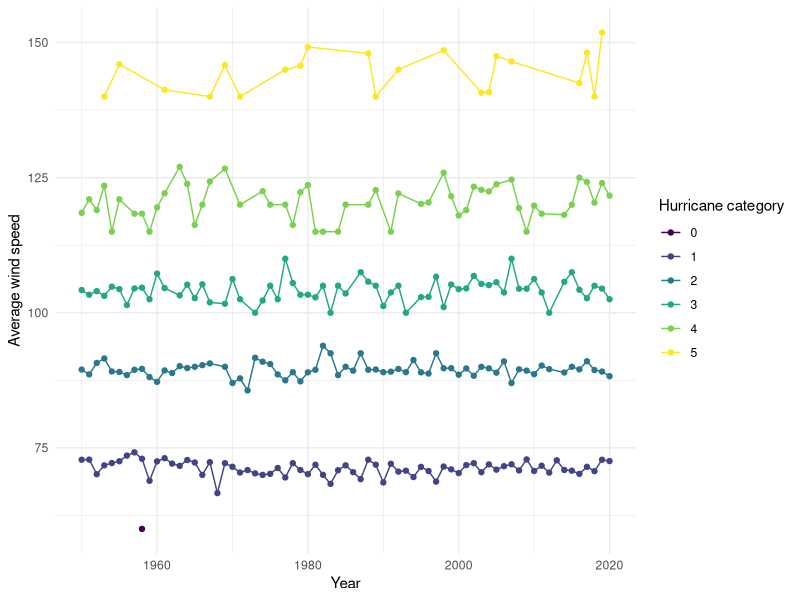
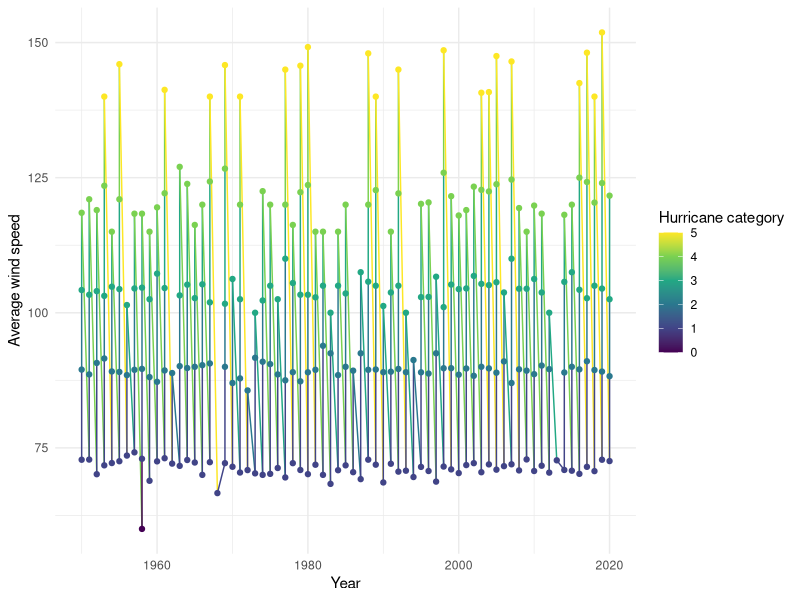
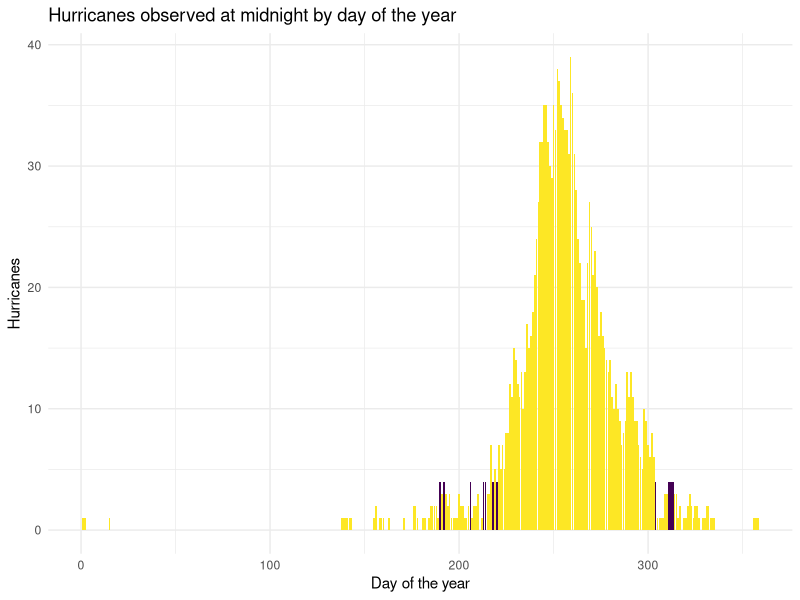
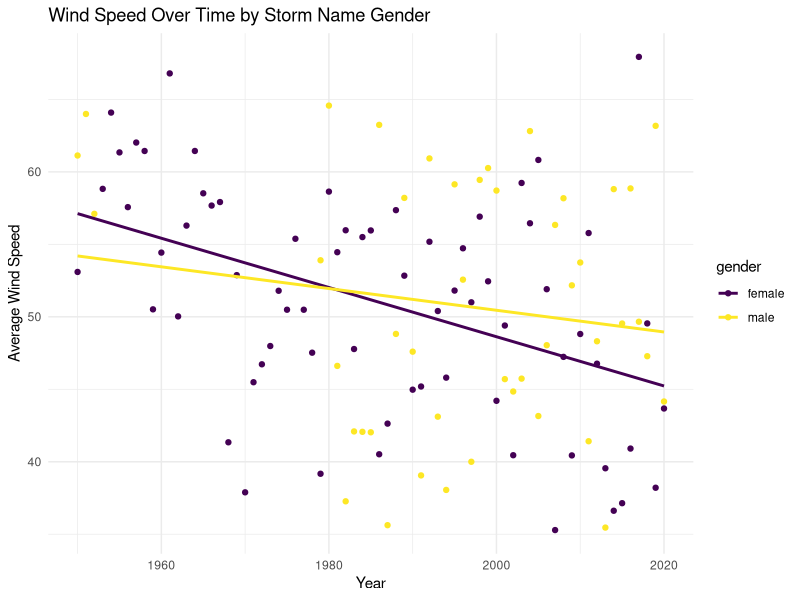
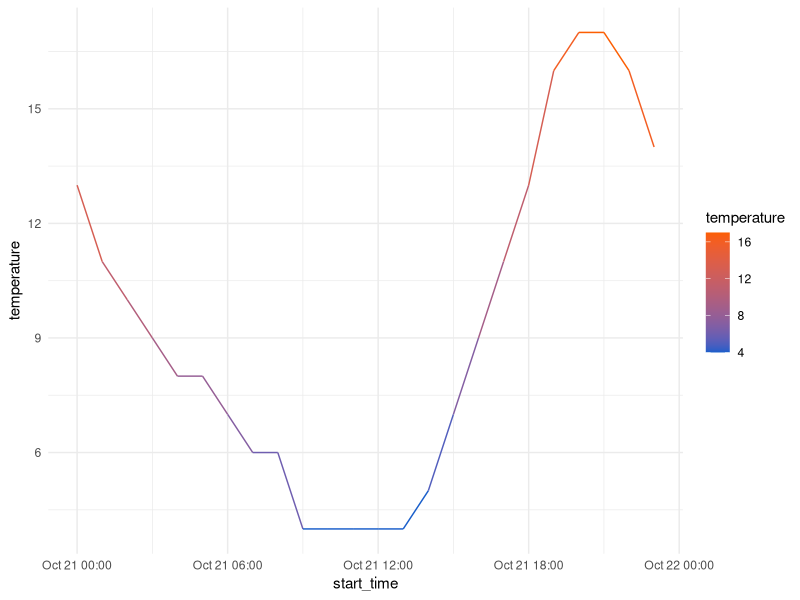
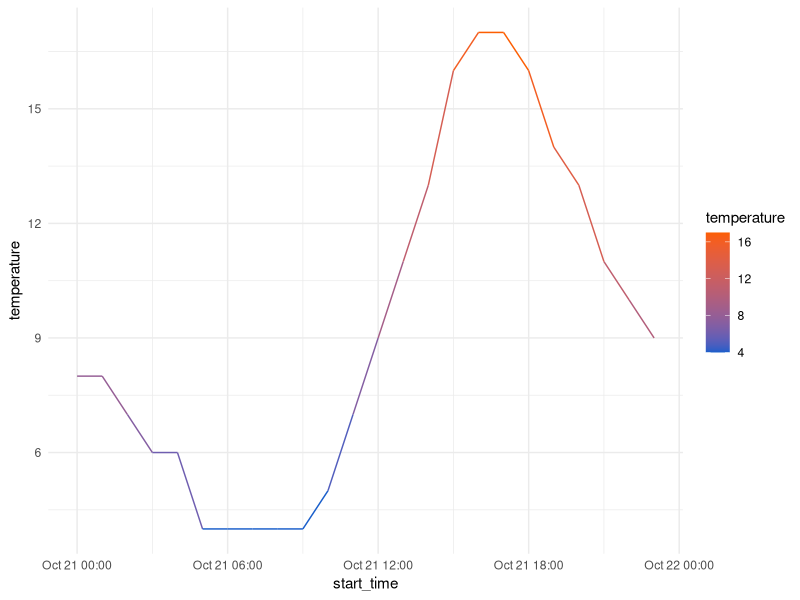

Recreate these plots in R, in order.
## ---- chunk 1
#| echo: false

library(tidyverse)
theme_set(theme_minimal())

storms <- read_csv("../data/storms.csv")
## ---- chunk 2
#| output-location: fragment
#| code-line-numbers: "|2|3"
storms |>
  distinct(year, name) |>
  count(name, sort = TRUE) |>
  slice_head(n = 5)
## ---- chunk 3
#| code-line-numbers: "2"
storms |>
  filter(status == "HU") |>
  group_by(year, category) |>
  summarize(wind_avg = mean(wind))
## ---- chunk 4
#| output-location: slide
#| code-line-numbers: "5"
storms |>
  filter(status == "HU") |>
  group_by(year, category) |>
  summarize(wind_avg = mean(wind)) |>
  ggplot(aes(year, wind_avg, color = as_factor(category))) +
  geom_line() +
  geom_point() +
  scale_color_viridis_d() +
  labs(
    x = "Year",
    y = "Average wind speed",
    color = "Hurricane category"
  )
## ---- chunk 5
#| output-location: slide
#| code-line-numbers: "5"
storms |>
  filter(status == "HU") |>
  group_by(year, category) |>
  summarize(wind_avg = mean(wind)) |>
  ggplot(aes(year, wind_avg, color = category)) +
  geom_line() +
  geom_point() +
  scale_color_viridis_c() +
  labs(
    x = "Year",
    y = "Average wind speed",
    color = "Hurricane category"
  )
## ---- chunk 6
#| output-location: slide
#| code-line-numbers: "|1-4|6-8|10|11"
median_days <- storms |>
  filter(status == "HU", hour == 0) |>
  count(doy) |>
  filter(n == median(n))

storms |>
  filter(status == "HU", hour == 0) |>
  count(doy) |>
  ggplot(aes(doy, n)) +
  geom_col(fill = "#fde725") +
  geom_col(data = median_days, fill = "#440154") +
  labs(
    x = "Day of the year",
    y = "Hurricanes",
    title = "Hurricanes observed at midnight by day of the year"
  )
## ---- chunk 7
#| echo: false
storm_gender <- read_csv("../data/storm_gender.csv")
## ---- chunk 8
#| output-location: fragment
#| code-line-numbers: "4"
storms |>
  group_by(year, name) |>
  summarize(wind_max = max(wind)) |>
  left_join(storm_gender, by = "name") |>
  group_by(gender) |>
  summarize(wind_max_average = mean(wind_max))
## ---- chunk 9
#| output-location: fragment
#| code-line-numbers: "4"
storms |>
  group_by(year, name) |>
  summarize(wind_max = max(wind)) |>
  inner_join(storm_gender, by = "name") |>
  group_by(gender) |>
  summarize(wind_max_average = mean(wind_max))
## ---- chunk 10
#| output-location: slide
#| code-line-numbers: "|1-4|5|7"
storms |>
  inner_join(storm_gender, by = "name") |>
  group_by(year, gender) |>
  summarize(avg_wind = mean(wind)) |>
  ggplot(aes(year, avg_wind, color = gender)) +
  geom_point() +
  geom_smooth(method = "lm", se = FALSE) +
  scale_color_viridis_d() +
  labs(
    x = "Year",
    y = "Average Wind Speed",
    title = "Wind Speed Over Time by Storm Name Gender"
  )
## ---- chunk 11
#| echo: false
library(tidyverse)
library(hms)

theme_set(theme_minimal())
## ---- chunk 12
#| echo: false

destinys_child <- tibble(
  name = c("Beyoncé Knowles", "Kelly Rowland", "Michelle Williams"),
  birth_year = c(1981, 1981, 1979),
  birth_month = c(9, 2, 7),
  birth_day = c(4, 11, 23),
  birth_hour = c(3, 12, 23),
  birth_minute = c(59, 30, 1),
  birth_second = c(5, 28, 44)
)

destinys_child |>
  select(name, birth_year, birth_month, birth_day)
## ---- chunk 13
#| output-location: fragment
#| code-line-numbers: "|3|4-12"

destinys_child |>
  mutate(
    birth_datetime = make_datetime(
      birth_year,
      birth_month,
      birth_day,
      birth_hour,
      birth_minute,
      birth_second
    )
  ) |>
  select(name, birth_datetime)
## ---- chunk 14
#| output-location: fragment
#| code-line-numbers: "|2-11|12"
destinys_child |>
  mutate(
    birth_datetime = make_datetime(
      birth_year,
      birth_month,
      birth_day,
      birth_hour,
      birth_minute,
      birth_second
    )
  ) |>
  mutate(age = now() - birth_datetime) |>
  select(name, birth_datetime, age)
## ---- chunk 15
dt <- read_csv("../data/other_forecast_rva_hourly.csv")
dt
## ---- chunk 16
#| code-line-numbers: "|2|4|5"
#| output-location: slide
dt |>
  filter(date(start_time) == as_date("2021-10-21")) |>
  ggplot(aes(start_time, temperature)) +
  geom_line(aes(color = temperature)) +
  scale_color_gradient(low = "#195eca", high = "#fc5e02")
## ---- chunk 17
#| code-line-numbers: "|2"
#| output-location: slide
dt |>
  mutate(start_time = with_tz(start_time, tz = "America/New_York")) |>
  filter(date(start_time) == as_date("2021-10-21")) |>
  ggplot(aes(start_time, temperature)) +
  geom_line(aes(color = temperature)) +
  scale_color_gradient(low = "#195eca", high = "#fc5e02")
## ---- chunk 18
#| echo: false
#| output-location: slide
#| code-line-numbers: "|3|12-21|24-26"
train_schedule <- tibble(
  train_id = 1:8,
  utc_departure = make_datetime(2024, 11, 13, 0, tz = "UTC"),
  city = c(
    "London", "New York", "Tokyo", "Sydney", "Paris",
    "Los Angeles", "Moscow", "Dubai"
  ),
  country = c(
    "UK", "USA", "Japan", "Australia", "France",
    "USA", "Russia", "UAE"
  ),
  timezone = c(
    "Europe/London",
    "America/New_York",
    "Asia/Tokyo",
    "Australia/Sydney",
    "Europe/Paris",
    "America/Los_Angeles",
    "Europe/Moscow",
    "Asia/Dubai"
  )
)

train_schedule
## ---- chunk 19
train_schedule |>
  filter(city == "New York") |>
  mutate(local_departure = with_tz(utc_departure, tz = timezone)) |>
  select(city, utc_departure, local_departure)

train_schedule |>
  filter(city == "Tokyo") |>
  mutate(local_departure = with_tz(utc_departure, tz = timezone)) |>
  select(city, utc_departure, local_departure)
## ---- chunk 20
#| echo: false

eat_trains <- tibble(
  train_id = 1:5,
  local_departure = make_datetime(2024, 11, 13, 0,
    tz = "Africa/Nairobi"
  ),
  city = c(
    "Nairobi", "Addis Ababa", "Kampala",
    "Mogadishu", "Djibouti"
  ),
  country = c("Kenya", "Ethiopia", "Uganda", "Somalia", "Djibouti"),
  timezone = "Africa/Nairobi"
)

eat_trains |>
  select(train_id, city, country, timezone, local_departure)
## ---- chunk 21
eat_trains |>
  mutate(utc_departure = with_tz(local_departure, tz = "UTC")) |>
  mutate(departure_diff = local_departure - utc_departure) |>
  select(local_departure, utc_departure, departure_diff)
## ---- chunk 22
#| output-location: fragment
#| code-line-numbers: "|1-4|6|8-11|13|15"
current_time <- ymd_hms(
  "2024-11-14 09:55:00",
  tz = "America/New_York"
)

drive_time <- hours(33)

latest_arrival <- ymd_hms(
  "2024-11-15 17:00:00",
  tz = "America/Phoenix"
)

latest_departure <- latest_arrival - drive_time

latest_departure - current_time
